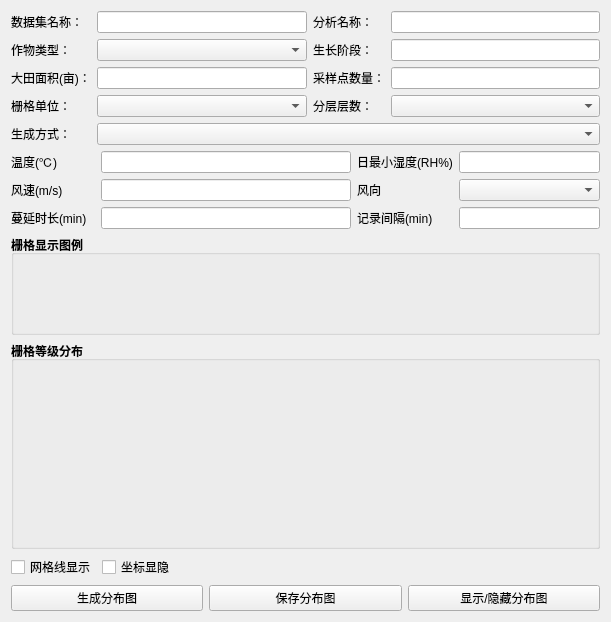
<?xml version="1.0" encoding="UTF-8"?>
<ui version="4.0">
 <class>AgriPestAndDiseaseDistributeWidget</class>
 <widget class="QWidget" name="AgriPestAndDiseaseDistributeWidget">
  <property name="geometry">
   <rect>
    <x>0</x>
    <y>0</y>
    <width>611</width>
    <height>622</height>
   </rect>
  </property>
  <property name="minimumSize">
   <size>
    <width>0</width>
    <height>0</height>
   </size>
  </property>
  <property name="windowTitle">
   <string>Form</string>
  </property>
  <layout class="QVBoxLayout" name="verticalLayout">
   <item>
    <layout class="QGridLayout" name="gridLayout">
     <item row="3" column="3">
      <widget class="QLabel" name="label_9">
       <property name="text">
        <string>生长阶段：</string>
       </property>
      </widget>
     </item>
     <item row="6" column="3">
      <widget class="QLabel" name="label_6">
       <property name="text">
        <string>分层层数：</string>
       </property>
      </widget>
     </item>
     <item row="3" column="4">
      <widget class="QLineEdit" name="growth_stage"/>
     </item>
     <item row="5" column="0">
      <widget class="QLabel" name="label_7">
       <property name="text">
        <string>大田面积(亩)：</string>
       </property>
      </widget>
     </item>
     <item row="6" column="0">
      <widget class="QLabel" name="label_10">
       <property name="text">
        <string>栅格单位：</string>
       </property>
      </widget>
     </item>
     <item row="1" column="2">
      <widget class="QLineEdit" name="dataset_name"/>
     </item>
     <item row="3" column="2">
      <widget class="QComboBox" name="combo_crop_type"/>
     </item>
     <item row="1" column="0">
      <widget class="QLabel" name="label_2">
       <property name="text">
        <string>数据集名称：</string>
       </property>
      </widget>
     </item>
     <item row="5" column="2">
      <widget class="QLineEdit" name="field_area"/>
     </item>
     <item row="6" column="2">
      <widget class="QComboBox" name="combo_grid"/>
     </item>
     <item row="6" column="4">
      <widget class="QComboBox" name="combo_diffuse"/>
     </item>
     <item row="5" column="4">
      <widget class="QLineEdit" name="collect_count"/>
     </item>
     <item row="3" column="0">
      <widget class="QLabel" name="label_5">
       <property name="text">
        <string>作物类型：</string>
       </property>
      </widget>
     </item>
     <item row="1" column="4">
      <widget class="QLineEdit" name="analysis_name"/>
     </item>
     <item row="1" column="3">
      <widget class="QLabel" name="label_8">
       <property name="text">
        <string>分析名称：</string>
       </property>
      </widget>
     </item>
     <item row="5" column="3">
      <widget class="QLabel" name="label_11">
       <property name="text">
        <string>采样点数量：</string>
       </property>
      </widget>
     </item>
    </layout>
   </item>
   <item>
    <layout class="QHBoxLayout" name="horizontalLayout_3">
     <property name="spacing">
      <number>6</number>
     </property>
     <item>
      <widget class="QLabel" name="label_12">
       <property name="maximumSize">
        <size>
         <width>80</width>
         <height>16777215</height>
        </size>
       </property>
       <property name="text">
        <string>生成方式：</string>
       </property>
      </widget>
     </item>
     <item>
      <widget class="QComboBox" name="combo_generate_type"/>
     </item>
    </layout>
   </item>
   <item>
    <layout class="QGridLayout" name="gridLayout_2">
     <property name="leftMargin">
      <number>0</number>
     </property>
     <property name="topMargin">
      <number>0</number>
     </property>
     <property name="rightMargin">
      <number>0</number>
     </property>
     <item row="3" column="0">
      <widget class="QLabel" name="label_4">
       <property name="minimumSize">
        <size>
         <width>84</width>
         <height>0</height>
        </size>
       </property>
       <property name="text">
        <string>蔓延时长(min)</string>
       </property>
      </widget>
     </item>
     <item row="0" column="1">
      <widget class="QLineEdit" name="dync_temperature">
       <property name="minimumSize">
        <size>
         <width>250</width>
         <height>0</height>
        </size>
       </property>
      </widget>
     </item>
     <item row="2" column="1">
      <widget class="QLineEdit" name="dync_wind_speed"/>
     </item>
     <item row="0" column="2">
      <widget class="QLabel" name="label_17">
       <property name="text">
        <string>日最小湿度(RH%)</string>
       </property>
      </widget>
     </item>
     <item row="0" column="3">
      <widget class="QLineEdit" name="dync_humidity"/>
     </item>
     <item row="0" column="0">
      <widget class="QLabel" name="label_16">
       <property name="minimumSize">
        <size>
         <width>80</width>
         <height>0</height>
        </size>
       </property>
       <property name="text">
        <string>温度(℃)</string>
       </property>
      </widget>
     </item>
     <item row="3" column="2">
      <widget class="QLabel" name="label_15">
       <property name="text">
        <string>记录间隔(min)</string>
       </property>
      </widget>
     </item>
     <item row="2" column="0">
      <widget class="QLabel" name="label_3">
       <property name="minimumSize">
        <size>
         <width>84</width>
         <height>0</height>
        </size>
       </property>
       <property name="text">
        <string>风速(m/s)</string>
       </property>
      </widget>
     </item>
     <item row="2" column="2">
      <widget class="QLabel" name="label_14">
       <property name="text">
        <string>风向</string>
       </property>
      </widget>
     </item>
     <item row="3" column="3">
      <widget class="QLineEdit" name="dync_record_gap"/>
     </item>
     <item row="3" column="1">
      <widget class="QLineEdit" name="dync_spread_time"/>
     </item>
     <item row="2" column="3">
      <widget class="QComboBox" name="combo_wind_direct"/>
     </item>
    </layout>
   </item>
   <item>
    <widget class="QGroupBox" name="groupBox">
     <property name="maximumSize">
      <size>
       <width>16777215</width>
       <height>100</height>
      </size>
     </property>
     <property name="font">
      <font>
       <pointsize>9</pointsize>
       <weight>75</weight>
       <bold>true</bold>
      </font>
     </property>
     <property name="title">
      <string>栅格显示图例</string>
     </property>
    </widget>
   </item>
   <item>
    <widget class="QGroupBox" name="groupBox_2">
     <property name="font">
      <font>
       <weight>75</weight>
       <bold>true</bold>
      </font>
     </property>
     <property name="title">
      <string>栅格等级分布</string>
     </property>
    </widget>
   </item>
   <item>
    <layout class="QHBoxLayout" name="horizontalLayout_2">
     <item>
      <widget class="QCheckBox" name="checkBox_grid">
       <property name="text">
        <string>网格线显示</string>
       </property>
      </widget>
     </item>
     <item>
      <widget class="QCheckBox" name="checkBox_coordinate">
       <property name="text">
        <string>坐标显隐</string>
       </property>
      </widget>
     </item>
     <item>
      <spacer name="horizontalSpacer">
       <property name="orientation">
        <enum>Qt::Horizontal</enum>
       </property>
       <property name="sizeHint" stdset="0">
        <size>
         <width>40</width>
         <height>20</height>
        </size>
       </property>
      </spacer>
     </item>
    </layout>
   </item>
   <item>
    <layout class="QHBoxLayout" name="horizontalLayout">
     <item>
      <widget class="QPushButton" name="btn_generate">
       <property name="text">
        <string>生成分布图</string>
       </property>
      </widget>
     </item>
     <item>
      <widget class="QPushButton" name="btn_save">
       <property name="text">
        <string>保存分布图</string>
       </property>
      </widget>
     </item>
     <item>
      <widget class="QPushButton" name="btn_show_control">
       <property name="text">
        <string>显示/隐藏分布图</string>
       </property>
      </widget>
     </item>
    </layout>
   </item>
  </layout>
 </widget>
 <resources/>
 <connections/>
</ui>
